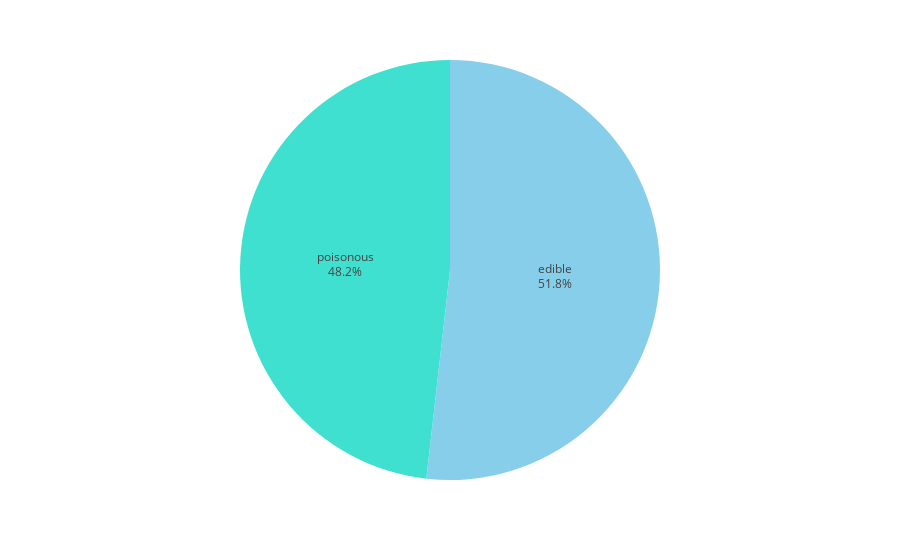

Notebook cell for this chart:
### Code cell
# pie chart of the target class
class_dict = df_mush['class'].value_counts().to_dict()
class_ordered = ['edible','poisonous']
change_dict_key(class_dict,list(class_dict.keys()),class_ordered)
df_class = series_to_df(class_dict,'Class')

fig = px.pie(df_class,values = 'Quantity',names = 'Class',color = 'Class',
            color_discrete_sequence = ['skyblue','turquoise'],width = 500)
fig.update_traces(textposition='inside', textinfo='percent+label')
fig.update_layout(showlegend=False)

fig.show()

### Figure 1 — Plotly figure (JSON) as saved in the notebook; plotly's stock layout.template omitted (floating-point values rounded to 4 significant figures)
{"data": [{"customdata": [["edible"], ["poisonous"]], "domain": {"x": [0, 1], "y": [0, 1]}, "hovertemplate": "Class=%{customdata[0]}<br>Quantity=%{value}<extra></extra>", "labels": ["edible", "poisonous"], "legendgroup": "", "marker": {"colors": ["skyblue", "turquoise"]}, "name": "", "showlegend": true, "textinfo": "percent+label", "textposition": "inside", "type": "pie", "values": [4208, 3916]}], "layout": {"autosize": true, "legend": {"tracegroupgap": 0}, "margin": {"t": 60}, "piecolorway": ["skyblue", "turquoise"], "showlegend": false}}
